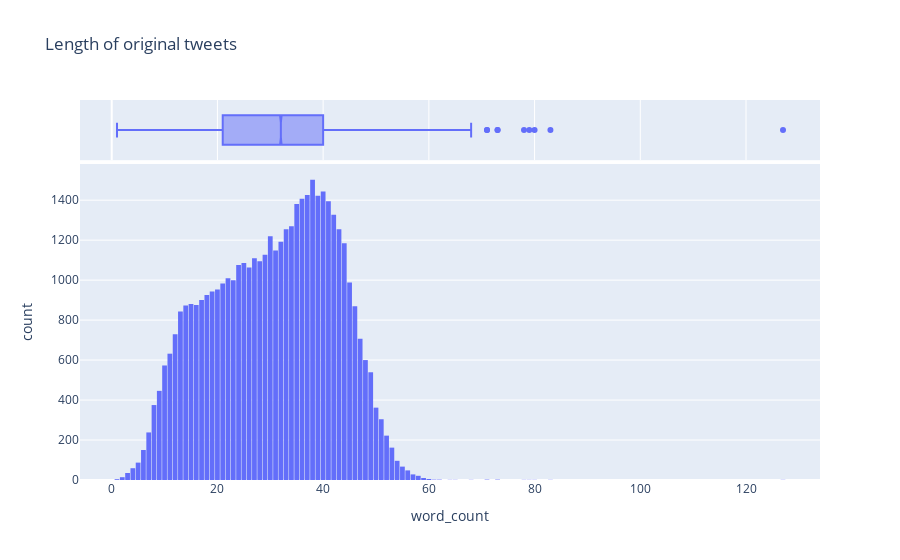

The notebook cell this image was saved under:
### Code cell
fig = px.histogram(covid_select,
                  x='word_count',
                  marginal='box',
                  title="Length of original tweets")
fig.update_layout(bargap=0.1)
fig.show()

### Figure 1 — Plotly figure (JSON) as saved in the notebook; plotly's stock layout.template omitted (floating-point values rounded to 4 significant figures; data arrays with more than 128 entries replaced by an {"elided": "..."} marker saying what was removed)
{"data": [{"alignmentgroup": "True", "bingroup": "x", "hovertemplate": "word_count=%{x}<br>count=%{y}<extra></extra>", "legendgroup": "", "marker": {"color": "#636efa", "pattern": {"shape": ""}}, "name": "", "offsetgroup": "", "orientation": "v", "showlegend": false, "type": "histogram", "x": {"elided": "44955 int values"}, "xaxis": "x", "yaxis": "y"}, {"alignmentgroup": "True", "hovertemplate": "word_count=%{x}<extra></extra>", "legendgroup": "", "marker": {"color": "#636efa"}, "name": "", "notched": true, "offsetgroup": "", "showlegend": false, "type": "box", "x": {"elided": "44955 int values"}, "xaxis": "x2", "yaxis": "y2"}], "layout": {"bargap": 0.1, "barmode": "relative", "legend": {"tracegroupgap": 0}, "title": {"text": "Length of original tweets"}, "xaxis": {"anchor": "y", "domain": [0, 1], "title": {"text": "word_count"}}, "xaxis2": {"anchor": "y2", "domain": [0, 1], "matches": "x", "showgrid": true, "showticklabels": false}, "yaxis": {"anchor": "x", "domain": [0, 0.8316], "title": {"text": "count"}}, "yaxis2": {"anchor": "x2", "domain": [0.8416, 1], "matches": "y2", "showgrid": false, "showline": false, "showticklabels": false, "ticks": ""}}}
